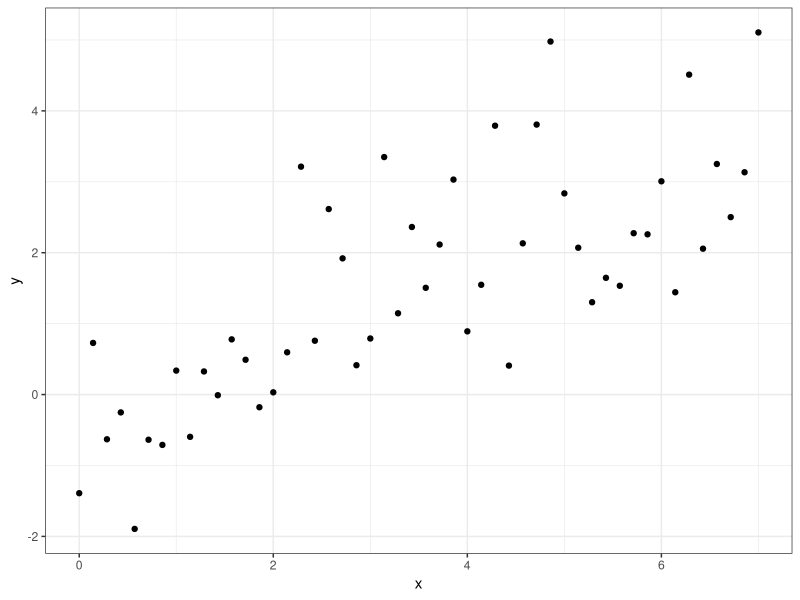
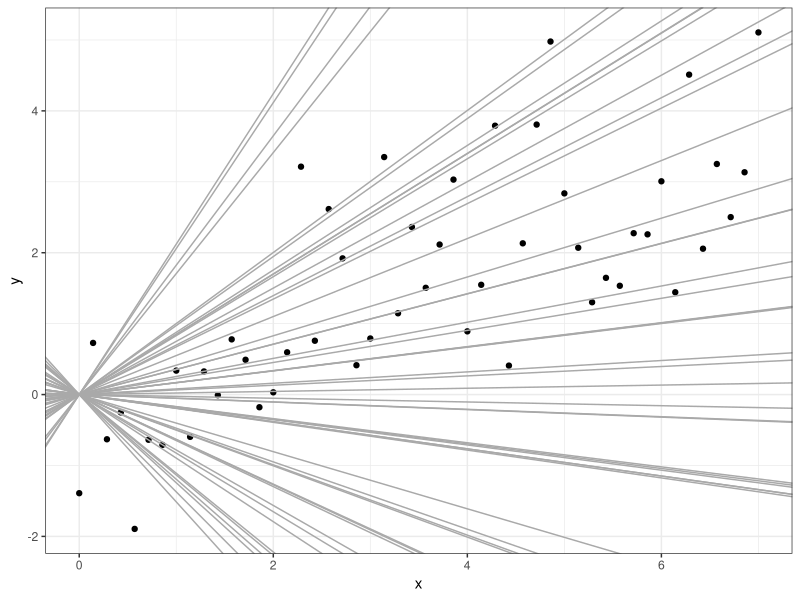

The R script that drew these images, in order:
# ------------------------------------------------------------------------------
# PLOT BAYESIAN LM
# ------------------------------------------------------------------------------

# Purpose: create plots for Bayesian LM chapter

# PREREQ -----------------------------------------------------------------------

library(data.table)
library(ggplot2)

# FUNCTIONS --------------------------------------------------------------------

# Draw random 0-intercept models with standard normal slope
plot_random_slopes = function(x, y, n_slopes) {
    
    dt = data.table(x = x, y = y)
    p = ggplot(data = dt, aes(x = x, y = y)) +
        geom_point() +
        theme_bw()
    
    slopes = rnorm(n_slopes)
    for (i in seq_len(n_slopes)) {
        p = p +
            geom_abline(slope = slopes[[i]], intercept = 0, color = "darkgray")
    }
    p
    
}

# PLOTS ------------------------------------------------------------------------

set.seed(1234)
n = 50

x = seq(0, 7, length.out = n)
x = sample(x, n)
y = 0.5 * x + rnorm(n)
dt = data.table(x0 = rep(1, n), x = x, y = y)

ggsave(
    "../figure/bayes_lm/example.pdf",
    ggplot(dt, aes(x = x, y = y)) +
        geom_point() +
        theme_bw(),
    width = 4,
    height = 3
)

ggsave(
    "../figure/bayes_lm/random_slopes.pdf", 
    plot_random_slopes(x, y, 50), 
    width = 4, 
    height = 3
)
